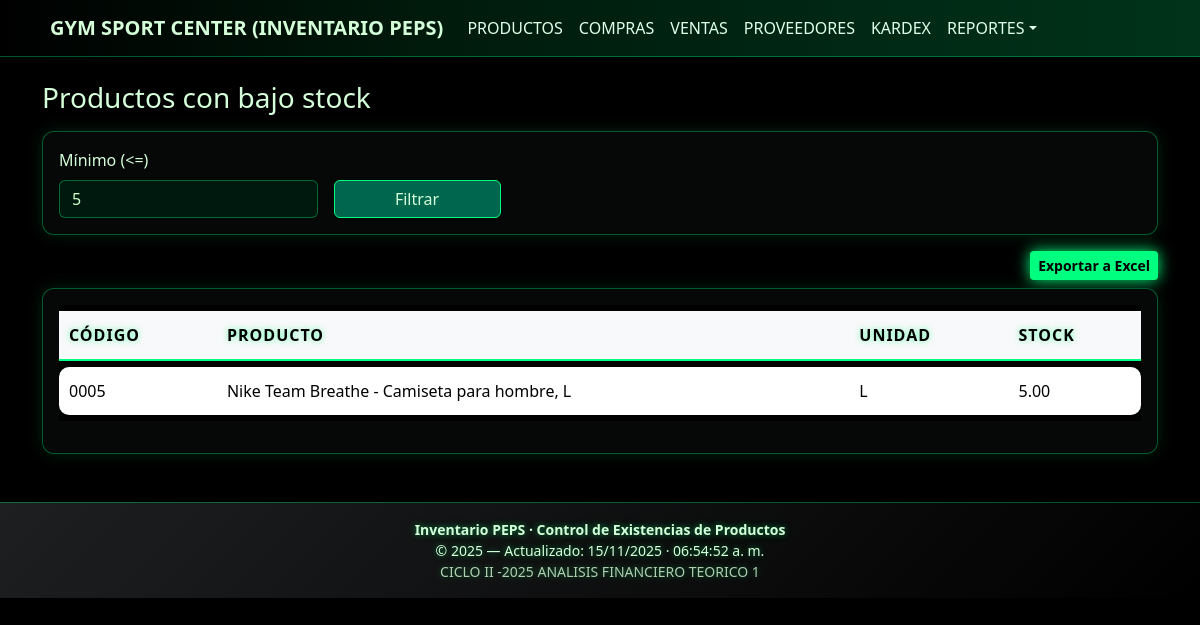
The app's page /index.php?controller=reportes&action=bajo_stock, older data.
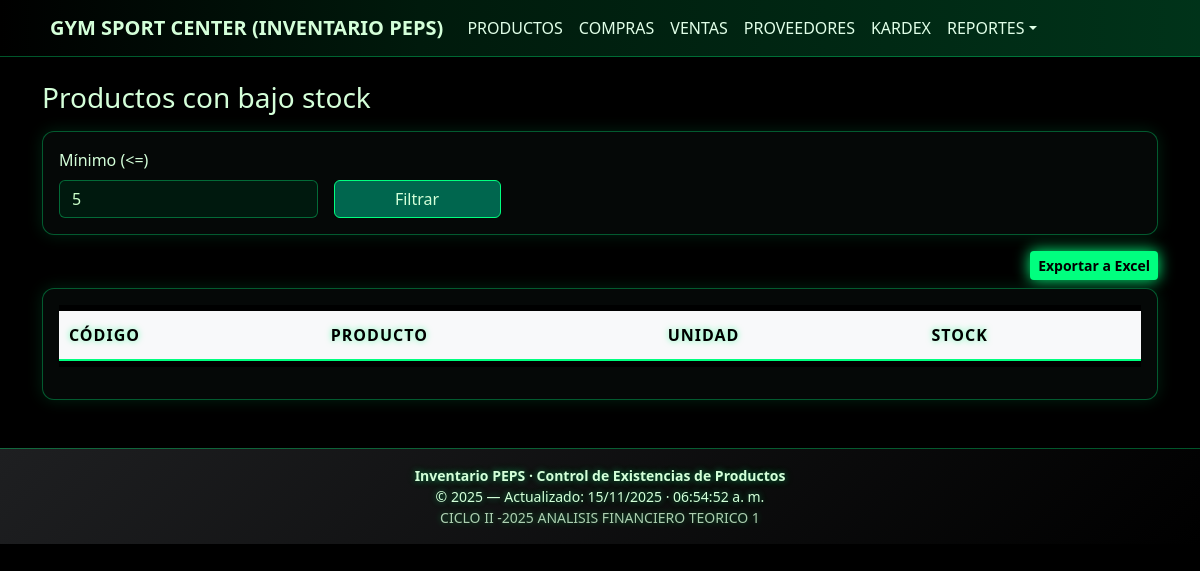
The same page, newer data.
### tables this page shows
CREATE TABLE `productos` (
  `id` int(11) NOT NULL,
  `codigo` varchar(50) DEFAULT NULL,
  `nombre` varchar(120) NOT NULL,
  `unidad` varchar(20) DEFAULT 'unidad',
  `proveedor_id` int(10) UNSIGNED DEFAULT NULL,
  `stock` decimal(12,2) NOT NULL DEFAULT 0.00,
  `creado_en` timestamp NOT NULL DEFAULT current_timestamp(),
  `imagen` varchar(255) DEFAULT NULL
);

### app/core/controller.php (called while the page is built, shortened)
<?php
class Controller {
  protected function view($view, $data = []) {
    extract($data);
    require __DIR__ . '/../views/layout/header.php';
    require __DIR__ . '/../views/' . $view . '.php';
    require __DIR__ . '/../views/layout/footer.php';
  }
}

### app/controllers/ReportesController.php (called while the page is built, shortened)
<?php
require_once __DIR__ . '/../core/Controller.php';
require_once __DIR__ . '/../models/Producto.php';
class ReportesController extends Controller {
  public function bajo_stock() {
    $min   = isset($_GET['min']) ? intval($_GET['min']) : 5;
    $items = Producto::lowStock($min);
    $this->view('reportes/bajo_stock', compact('items', 'min'));
  }
}

### index.php (called while the page is built, shortened)
<?php
require_once __DIR__ . '/app/core/controller.php';
$action = $_GET['action'] ?? 'index';
$controller = new $controllerClass();
$controller->$action();

### app/models/Producto.php (called while the page is built, shortened)
<?php
class Producto
{
    private static $tabla = 'productos';
    public static function lowStock($umbral = 5) {
        $pdo = Database::getInstance();
        $stmt = $pdo->prepare("
            SELECT p.*, pr.nombre_empresa AS proveedor_nombre
            FROM " . self::$tabla . " p
            LEFT JOIN proveedor pr ON pr.id = p.proveedor_id
            WHERE p.stock <= ?
            ORDER BY p.stock ASC, p.nombre ASC
        ");
        $stmt->execute([ $umbral ]);
        return $stmt->fetchAll();
    }
}

### app/views/reportes/bajo_stock.php (the view, shortened to what this page needs)
<h3 class="mb-3">Productos con bajo stock</h3>
<form method="get" class="card card-body shadow-sm mb-3 stylish-card">
  <div class="row g-3 align-items-end">
    <div class="col-md-3">
      <label class="form-label">Mínimo (<=)</label>
      <input type="number" name="min" class="form-control" value="<?php echo intval($min); ?>">
    </div>
    <div class="col-md-2">
      <button class="btn btn-primary w-100">Filtrar</button>
    </div>
  </div>
</form>
<div class="d-flex justify-content-end mb-2">
  <form method="post" action="index.php?controller=reportes&action=bajo_stock_xls">
    <button class="btn btn-success btn-sm">Exportar a Excel</button>
  </form>
</div>
<div class="card shadow-sm">
  <div class="card-body table-responsive">
    <table class="table table-hover align-middle">
      <thead class="table-light"><tr><th>Código</th><th>Producto</th><th>Unidad</th><th>Stock</th></tr></thead>
      <tbody>
        <?php foreach ($items as $p): ?>
          <tr>
            <td><?php echo htmlspecialchars($p['codigo']); ?></td>
            <td><?php echo htmlspecialchars($p['nombre']); ?></td>
            <td><?php echo htmlspecialchars($p['unidad']); ?></td>
            <td><?php echo number_format($p['stock'],2); ?></td>
          </tr>
        <?php endforeach; ?>
      </tbody>
    </table>
  </div>
</div>

Row changes from the older to the newer data that the page shows:
removed productos: codigo "0005", nombre "Nike Team Breathe - Camiseta para hombre, L", unidad "L", stock "5.00"
